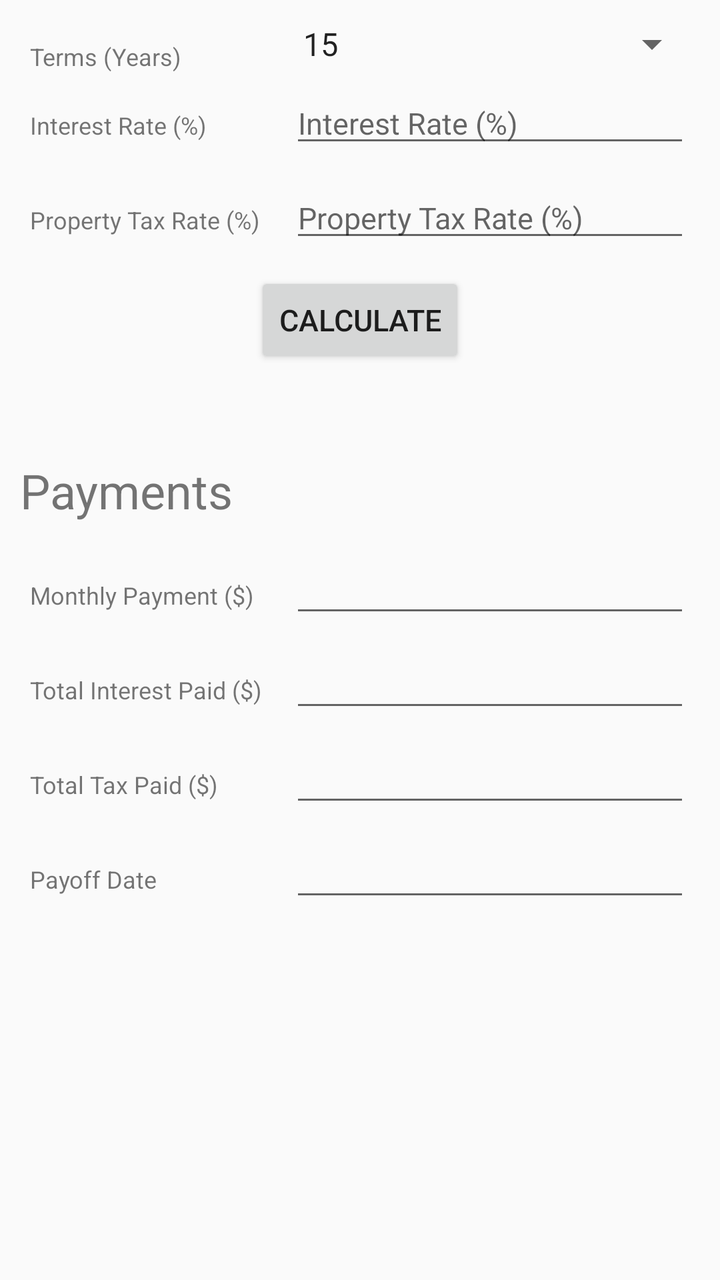
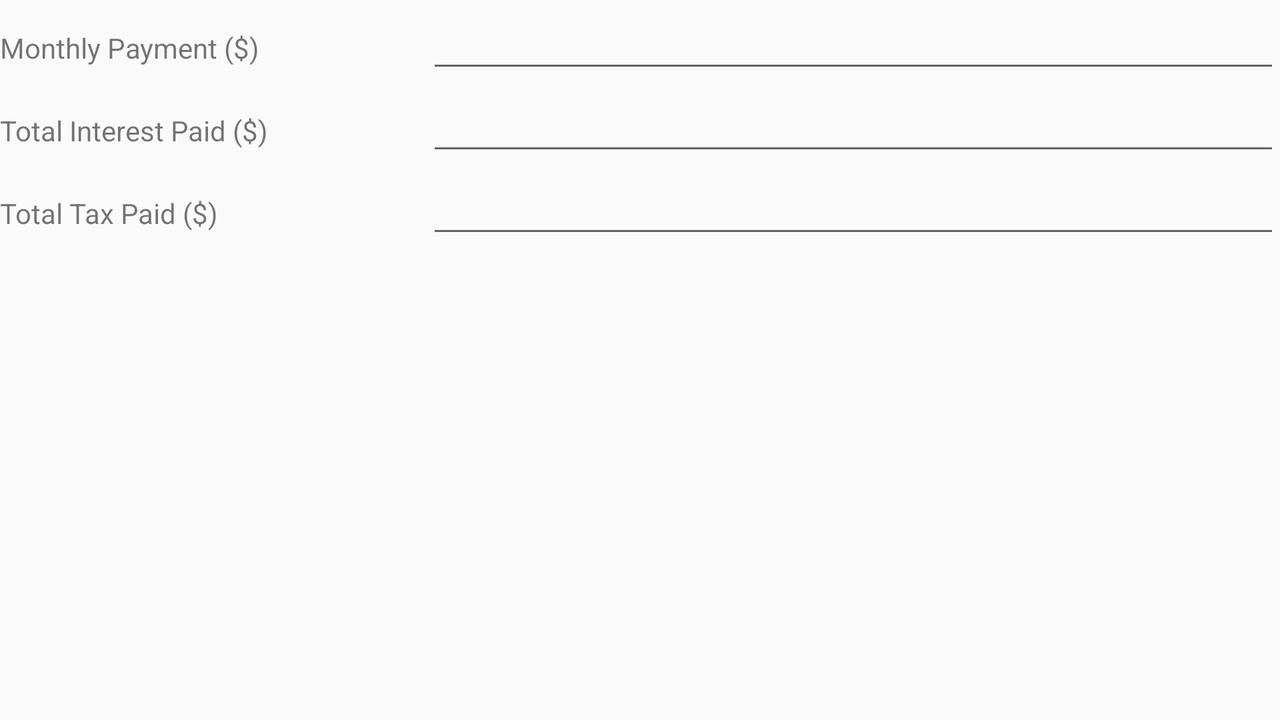

First picture: res/layout/ on a phone held upright. Second picture: the repository's own variant of that layout, on a device whose configuration matches the variant's folder. Source for both follows.
<!-- AndroidManifest.xml: application theme CustomActionBarTheme -->
<!-- res/layout/activity_display_message.xml -->
<RelativeLayout xmlns:android="http://schemas.android.com/apk/res/android"
    xmlns:tools="http://schemas.android.com/tools"
    android:layout_width="match_parent"
    android:layout_height="match_parent">
    <RelativeLayout android:id="@+id/modify_block"
        android:layout_width="wrap_content"
        android:layout_height="wrap_content"
        android:layout_margin="10dp">

        <LinearLayout android:id="@+id/terms_block"
            android:layout_width="match_parent"
            android:layout_height="wrap_content">
            <TextView style="@style/LabelTheme"
                android:id="@+id/terms"
                android:text="@string/terms"
                />
            <Spinner
                android:id="@+id/edit_spinner_terms"
                android:layout_weight="5"
                android:layout_width="0dp"
                android:entries="@array/terms_array"
                android:layout_height="wrap_content" />

        </LinearLayout>
        <LinearLayout android:id="@+id/rate_block"
            android:layout_width="match_parent"
            android:layout_height="wrap_content"
            android:layout_below="@id/terms_block">
            <TextView style="@style/LabelTheme"
                android:id="@+id/rate"
                android:text="@string/interest_rate"
                />
            <EditText style="@style/EditTextTheme"
                android:id="@+id/edit_interest_rate"
                android:inputType="numberDecimal"
                android:hint="@string/interest_rate"
                />

        </LinearLayout>
        <LinearLayout android:id="@+id/tax_block"
            android:layout_width="match_parent"
            android:layout_height="wrap_content"
            android:layout_below="@id/rate_block">
            <TextView style="@style/LabelTheme"
                android:id="@+id/tax"
                android:text="@string/tax"
                />
            <EditText style="@style/EditTextTheme"
                android:id="@+id/edit_property_tax"
                android:inputType="numberDecimal"
                android:hint="@string/tax"
                />

        </LinearLayout>
        <Button style="@style/ButtonTheme"
            android:id="@+id/re_calculate"
            android:text="@string/button_calculate"
            android:layout_below="@id/tax_block"
            android:layout_centerHorizontal="true" />
    </RelativeLayout>
    <TextView android:id="@+id/payment_label"
        android:layout_width="wrap_content"
        android:layout_height="wrap_content"
        android:text="Payments"
        android:layout_below="@id/modify_block"
        android:layout_marginLeft="10dp"
        android:layout_marginTop="30dp"
        android:layout_marginRight="10dp"
        android:textSize="24dp">
    </TextView>
    <RelativeLayout
        android:layout_width="wrap_content"
        android:layout_height="wrap_content"
        android:layout_below="@id/payment_label"
        android:layout_margin="10dp">

        <LinearLayout android:id="@+id/monthly_payment_block"
            android:layout_width="match_parent"
            android:layout_height="wrap_content">

            <TextView style="@style/LabelTheme"
                android:id="@+id/monthly_payment"
                android:text="@string/monthly_payment"
                />

            <EditText style="@style/EditTextTheme"
                android:id="@+id/monthly_payment_result"
                />
        </LinearLayout>
        <LinearLayout android:id="@+id/interest_block"
            android:layout_width="match_parent"
            android:layout_height="wrap_content"
            android:layout_below="@id/monthly_payment_block">

            <TextView style="@style/LabelTheme"
                android:id="@+id/interest_paid"
                android:text="@string/interest_paid"
                />

            <EditText style="@style/EditTextTheme"
                android:id="@+id/interest_paid_result"
                />
        </LinearLayout>
        <LinearLayout android:id="@+id/tax_paid_block"
            android:layout_width="match_parent"
            android:layout_height="wrap_content"
            android:layout_below="@id/interest_block">

            <TextView style="@style/LabelTheme"
                android:id="@+id/tax_paid"
                android:text="@string/property_tax_paid"
                />

            <EditText style="@style/EditTextTheme"
                android:id="@+id/tax_paid_result"
                />
        </LinearLayout>
        <LinearLayout android:id="@+id/term_block"
            android:layout_width="match_parent"
            android:layout_height="wrap_content"
            android:layout_below="@id/tax_paid_block">

            <TextView style="@style/LabelTheme"
                android:id="@+id/payoff_date"
                android:text="@string/payoff_date"
                />

            <EditText style="@style/EditTextTheme"
                android:id="@+id/payoff_date_result"
                />
        </LinearLayout>

    </RelativeLayout>
</RelativeLayout>
<!-- resources referenced by this layout -->
<resources>
  <string-array name="terms_array">
          <item>15</item>
          <item>20</item>
          <item>25</item>
          <item>30</item>
          <item>40</item>
      </string-array>
  <string name="button_calculate">Calculate</string>
  <string name="interest_paid">Total Interest Paid ($)</string>
  <string name="interest_rate">Interest Rate (%)</string>
  <string name="monthly_payment">Monthly Payment ($)</string>
  <string name="payoff_date">Payoff Date</string>
  <string name="property_tax_paid">Total Tax Paid ($)</string>
  <string name="tax">Property Tax Rate (%)</string>
  <string name="terms">Terms (Years)</string>
  <style name="ButtonTheme">
          
          <item name="android:textSize">15sp</item>
          <item name="android:layout_margin">5dp</item>
          <item name="android:layout_width">wrap_content</item>
          <item name="android:layout_height">wrap_content</item>
      </style>
  <style name="EditTextTheme">
          
          <item name="android:textSize">15sp</item>
          <item name="android:layout_margin">5dp</item>
          <item name="android:layout_weight">5</item>
          <item name="android:layout_width">0dp</item>
          <item name="android:layout_height">wrap_content</item>
      </style>
  <style name="LabelTheme">
          
          <item name="android:textSize">12sp</item>
          <item name="android:layout_margin">5dp</item>
          <item name="android:layout_weight">3</item>
          <item name="android:layout_width">0dp</item>
          <item name="android:layout_height">wrap_content</item>
      </style>
  <style name="CustomActionBarTheme" parent="@style/Theme.AppCompat.Light.DarkActionBar">
          <item name="android:actionBarStyle">@style/MyActionBar</item>
  
          
          <item name="actionBarStyle">@style/MyActionBar</item>
      </style>
  <style name="MyActionBar" parent="@style/Widget.AppCompat.Light.ActionBar.Solid.Inverse">
          <item name="android:background">@color/background_color</item>
  
          
          <item name="background">@color/background_color</item>
      </style>
  <color name="background_color">#0097ff</color>
</resources>
<!-- res/layout-land/activity_display_message.xml (the author's variant of the layout above) -->
<!-- drawn on the phone turned sideways -->
<RelativeLayout xmlns:android="http://schemas.android.com/apk/res/android"
    xmlns:tools="http://schemas.android.com/tools"
    android:layout_width="match_parent"
    android:layout_height="match_parent">

    <LinearLayout android:id="@+id/monthly_payment_block"
        android:layout_width="match_parent"
        android:layout_height="wrap_content">

        <TextView android:id="@+id/monthly_payment"
            android:layout_weight="1"
            android:layout_width="0dp"
            android:layout_height="wrap_content"
            android:text="@string/monthly_payment"
            />

        <EditText
            android:id="@+id/monthly_payment_result"
            android:layout_weight="2"
            android:layout_width="0dp"
            android:layout_height="wrap_content"
            />
    </LinearLayout>
    <LinearLayout android:id="@+id/interest_block"
        android:layout_width="match_parent"
        android:layout_height="wrap_content"
        android:layout_below="@id/monthly_payment_block">

        <TextView android:id="@+id/interest_paid"
            android:layout_weight="1"
            android:layout_width="0dp"
            android:layout_height="wrap_content"
            android:text="@string/interest_paid"
            />

        <EditText
            android:id="@+id/interest_paid_result"
            android:layout_weight="2"
            android:layout_width="0dp"
            android:layout_height="wrap_content"

            />
    </LinearLayout>
    <LinearLayout android:id="@+id/tax_paid_block"
        android:layout_width="match_parent"
        android:layout_height="wrap_content"
        android:layout_below="@id/interest_block">

        <TextView android:id="@+id/tax_paid"
            android:layout_weight="1"
            android:layout_width="0dp"
            android:layout_height="wrap_content"
            android:text="@string/property_tax_paid"
            />

        <EditText
            android:id="@+id/tax_paid_result"
            android:layout_weight="2"
            android:layout_width="0dp"
            android:layout_height="wrap_content"
            />
    </LinearLayout>

</RelativeLayout>
<!-- resources referenced by the variant -->
<!-- as the phone turned sideways resolves them -->
<resources>
  <string name="interest_paid">Total Interest Paid ($)</string>
  <string name="monthly_payment">Monthly Payment ($)</string>
  <string name="property_tax_paid">Total Tax Paid ($)</string>
  <style name="CustomActionBarTheme" parent="@style/Theme.AppCompat.Light.DarkActionBar">
          <item name="android:actionBarStyle">@style/MyActionBar</item>
  
          
          <item name="actionBarStyle">@style/MyActionBar</item>
      </style>
  <style name="MyActionBar" parent="@style/Widget.AppCompat.Light.ActionBar.Solid.Inverse">
          <item name="android:background">@color/background_color</item>
  
          
          <item name="background">@color/background_color</item>
      </style>
  <color name="background_color">#0097ff</color>
</resources>
